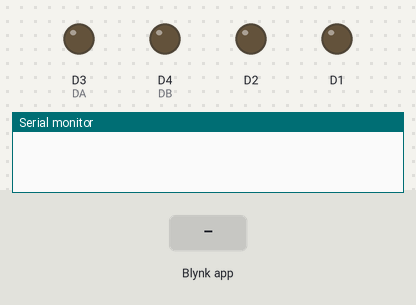
Simulated run of this sketch. Board: ESP8266 (NodeMCU). Shown: output pins drawn as LEDs (lit = HIGH), the last lines printed to the serial monitor. The inputs (shaded band) are chosen by the test bench. WiFi joins after 1.5 s; servers stay silent unless stated.

Above: at 3.0 s.
3.1 s: Blynk app writes 1 to V0
At 3.6 s:
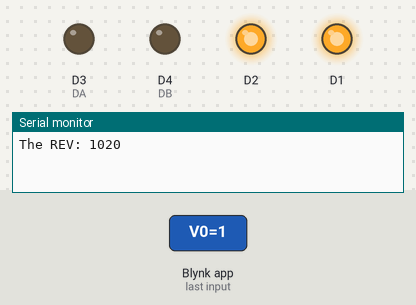
4.6 s: Blynk app writes 1 to V1
At 5.8 s:
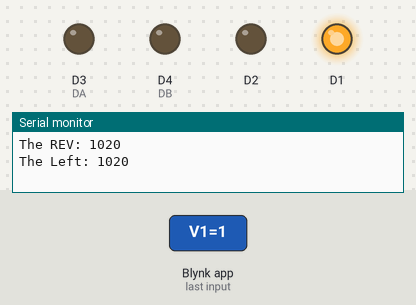
6.1 s: Blynk app writes 200 to V0
At 7.1 s:
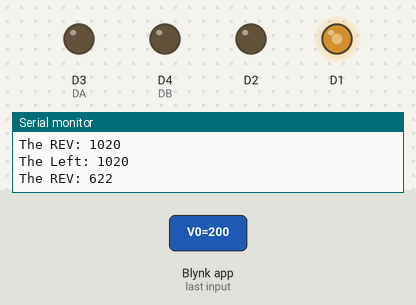
7.6 s: Blynk app writes 0 to V0
At 8.2 s:
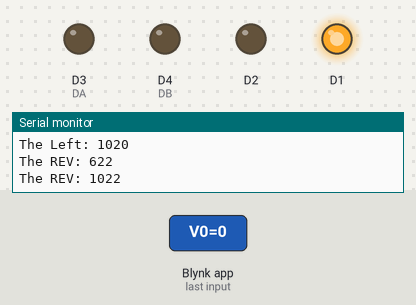
9.1 s: Blynk app writes 200 to V1
At 9.4 s:
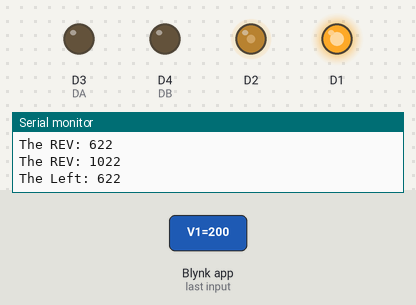
10.6 s: Blynk app writes 0 to V1
At 11.7 s:
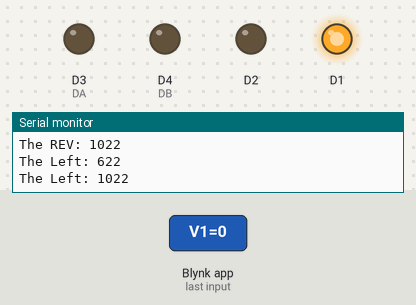
Timing chart, 0 to 13.1 s (numbered marks = the images above; inputs shaded):
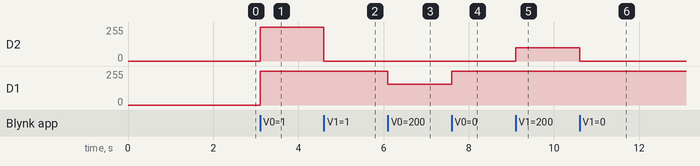

Measured:
- after the input at 3.1 s, D2, D1: 0/255 → 254/255 at once
- after the input at 4.6 s, D2: 254/255 → 0/255 at once
- after the input at 6.1 s, D1: 254/255 → 155/255 at once
- after the input at 7.6 s, D1: 155/255 → 254/255 at once
- after the input at 9.1 s, D2: 0/255 → 99/255 at once
- after the input at 10.6 s, D2: 99/255 → 0/255 at once

The sketch:

WifiMotor.ino
```cpp
/* Comment this out to disable prints and save space */
#define BLYNK_PRINT Serial


#include <ESP8266WiFi.h>
#include <BlynkSimpleEsp8266.h>

// You should get Auth Token in the Blynk App.
// Go to the Project Settings (nut icon).
char auth[] = "your blynk auth";
int Left, Right, Fwd, Rev;
int Dir;
// Your WiFi credentials.
// Set password to "" for open networks.
char ssid[] = "spam";
char pass[] = "9410032900";

void setup()
{
  // Debug console
  Serial.begin(9600);
  pinMode(D1, OUTPUT);
  pinMode(D2, OUTPUT);
  pinMode(D3, OUTPUT); // DA
  pinMode(D4, OUTPUT); //DB
  Blynk.begin(auth, ssid, pass);
}

void loop()
{
  Blynk.run();

  if (Dir == 1)
  {
    digitalWrite(D3, HIGH);
    digitalWrite(D4, HIGH);
    analogWrite(D1, Fwd - Right);
    analogWrite(D2, Fwd - Left);

  }
  else if (Dir == 0) {
    digitalWrite(D3, LOW);
    digitalWrite(D4, LOW);
    analogWrite(D1, Rev - Right);
    analogWrite(D2, Rev - Left);
  }
  else {
    analogWrite(D1, 0);
    analogWrite(D2, 0);
  }


}

BLYNK_WRITE(V0) // Widget WRITEs to Virtual Pin V1
{
  int y = param[1].asInt(); // getting Direction

  if (y > 512) {
    Fwd = map(y, 512, 1023, 0, 1023);
    Rev = 0;
    Dir = 1;
    Serial.print("The FWD: ");
    Serial.println(Fwd);
    //    digitalWrite(D3, HIGH);
    //    digitalWrite(D4, HIGH);
    //        analogWrite(D1, Fwd);
    //        analogWrite(D2, Fwd);


  }
  else if (y < 512) {
    Rev = map(y, 511, 0, 0, 1023);
    Fwd = 0;
    Dir = 0;
    Serial.print("The REV: ");
    Serial.println(Rev);
    //    digitalWrite(D3, LOW);
    //    digitalWrite(D4, LOW);
    //        analogWrite(D1, Rev);
    //        analogWrite(D2, Rev);
  }
  else {
    Dir = 3;
    //    analogWrite(D1, 0);
    //    analogWrite(D2, 0);
  }

}


BLYNK_WRITE(V1) // Widget WRITEs to Virtual Pin V1
{
  int x = param[0].asInt(); // getting Direction


  //  Rev=0;
  //  Fwd=0;
  //  Left=0;
  //  Rev=0;


  if (x >= 512) {
    Right = map(x, 512, 1023, 0, 1023);
    Left = 0;
    Serial.print("The Right: ");
    Serial.println(Right);
    //    analogWrite(D1, 1023 - Right);
    //
    //    if (Dir == 1) {
    //      analogWrite(D2, Fwd);
    //    }
    //
    //    else {
    //      analogWrite(D2, Rev);
    //    }

  }
  else if (x < 512) {
    Left = map(x, 511, 0, 0, 1023);
    Right = 0;
    Serial.print("The Left: ");
    Serial.println(Left);
  }
  //    analogWrite(D2, 1023 - Left);
  //    if (Dir == 1) {
  //      analogWrite(D2, Fwd);
  //    }
  //
  //    else {
  //      analogWrite(D2, Rev);
  //    }
  //  }
  //  else {
  //    analogWrite(D1, 0);
  //    analogWrite(D2, 0);
  //  }


  //  int Direction = Right - Left;
  //  int Speed = Fwd - Rev;
  //  Serial.print("The Direction is: ");
  //  Serial.println(Direction);
  //  Serial.print("The Speed is: ");
  //  Serial.println(Speed);
  //
  //  if ( Direction >= 0 && Speed >= 0) {
  //    digitalWrite(D3, HIGH);
  //    digitalWrite(D4, HIGH);
  //    analogWrite(D1, Fwd);
  //    analogWrite(D2, Right);
  //
  //
  //
  //  }
  //  else if ( Direction >= 0 && Speed <= 0) {
  //    digitalWrite(D3, HIGH);
  //    digitalWrite(D4, HIGH);
  //    analogWrite(D1, Left);
  //    analogWrite(D2, Fwd);
  //
  //  }
  //
  //  else if ( Direction <= 0 && Speed >= 0) {
  //    digitalWrite(D3, LOW);
  //    digitalWrite(D4, LOW);
  //    analogWrite(D1, Right);
  //    analogWrite(D2, Rev);
  //
  //  }
  //  else {
  //    digitalWrite(D3, LOW);
  //    digitalWrite(D4, LOW);
  //    analogWrite(D1, Rev);
  //    analogWrite(D2, Left);
  //  }
  //  Serial.println();
}
```
